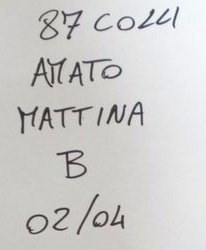
#> input picture wordtest.jpg, 206 x 250 px
$ python binary.py   (older library calls are emulated)
#> lines starting #> are read from the running program, lines starting #| are printed output that depends on the picture; after the words box and inside, x2 and y2 are one past the last pixel; in counts of white or black regions, pixels touching at a corner belong together
import numpy as np
import matplotlib.pyplot as plt
import matplotlib.patches as mpatches

from skimage import data,io
from skimage.filters import threshold_otsu
from skimage.segmentation import clear_border
from skimage.measure import label
from skimage.morphology import closing, square
from skimage.measure import regionprops
from skimage.color import label2rgb

import scipy.misc

#image = data.coins()[50:-50, 50:-50]
image = io.imread('wordtest.jpg',as_grey=True)
#> image: shape (250, 206) float64; min 0.148, max 0.998, mean 0.805

###################
thresh = threshold_otsu(image)
#> thresh = 0.607
binary = image > thresh
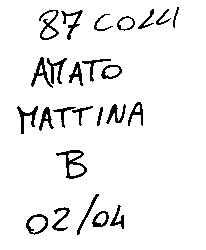
#> binary: shape (250, 206) bool; 93.6% white; black in thin lines or dots, all inside (x1, y1, x2, y2) = (17, 7, 179, 235)

fig, axes = plt.subplots(ncols=3, figsize=(8, 2.5))
ax = axes.ravel()
ax[0] = plt.subplot(1, 3, 1, adjustable='box-forced')
ax[1] = plt.subplot(1, 3, 2)
ax[2] = plt.subplot(1, 3, 3, sharex=ax[0], sharey=ax[0], adjustable='box-forced')

ax[0].imshow(image, cmap=plt.cm.gray)
ax[0].set_title('Original')
ax[0].axis('off')

ax[1].hist(image.ravel(), bins=256)
ax[1].set_title('Histogram')
ax[1].axvline(thresh, color='r')

ax[2].imshow(binary, cmap=plt.cm.gray)
ax[2].set_title('Thresholded')
ax[2].axis('off')

#> (the run stopped early here; a loop or call above may not have finished)
